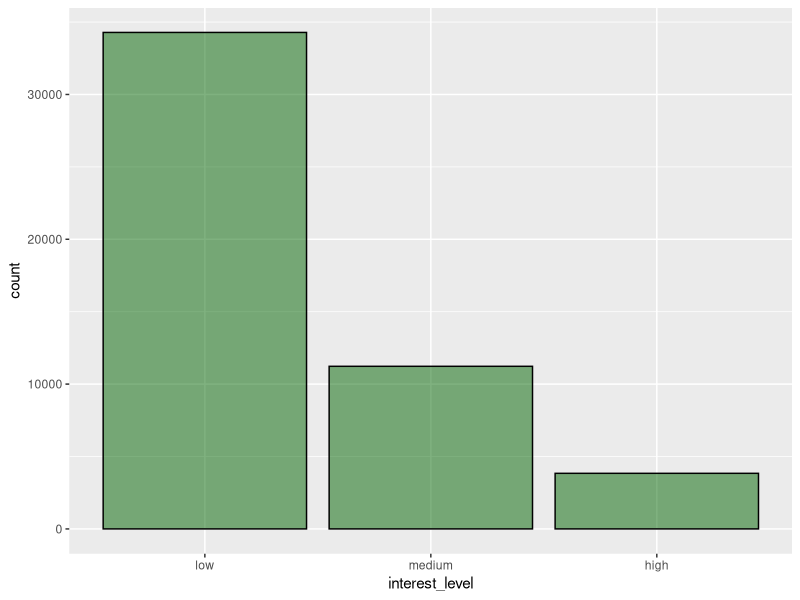
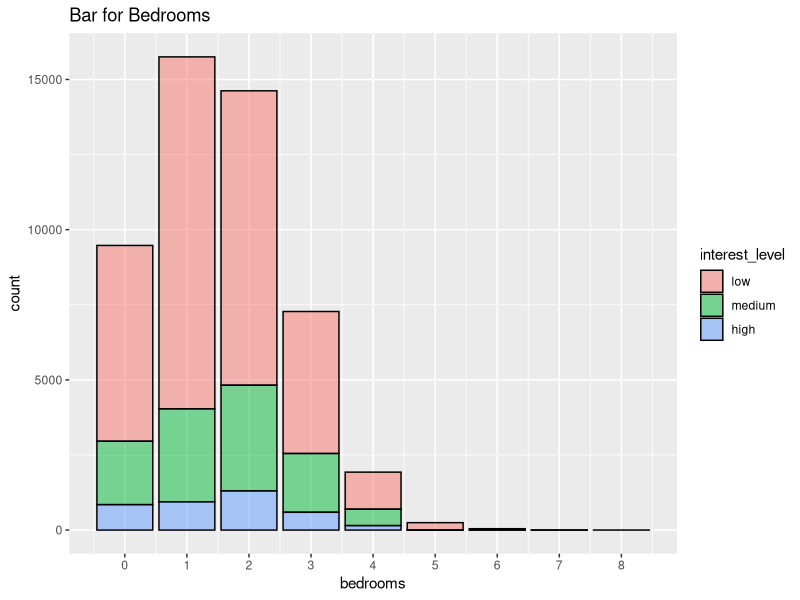
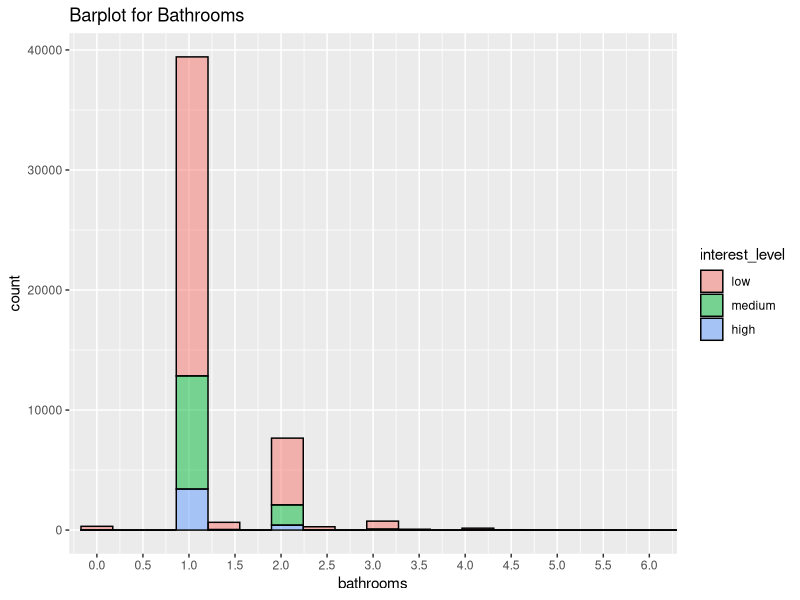
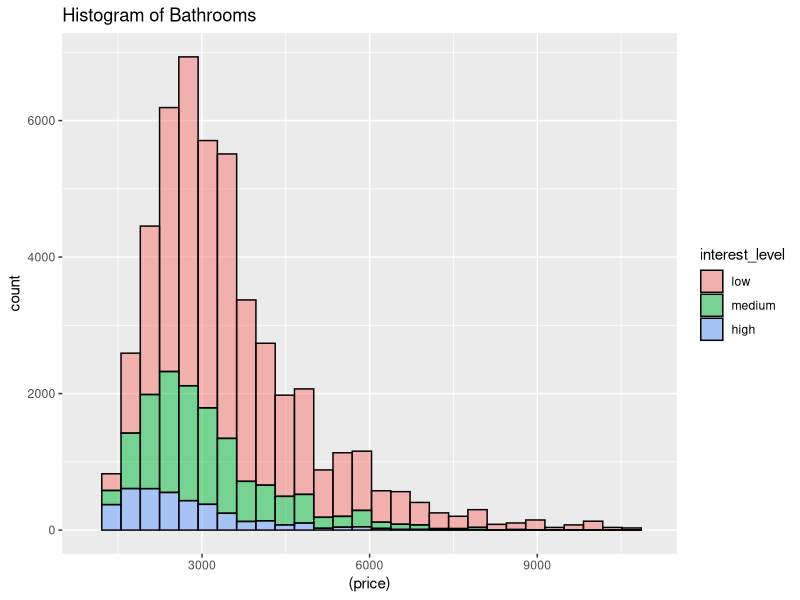
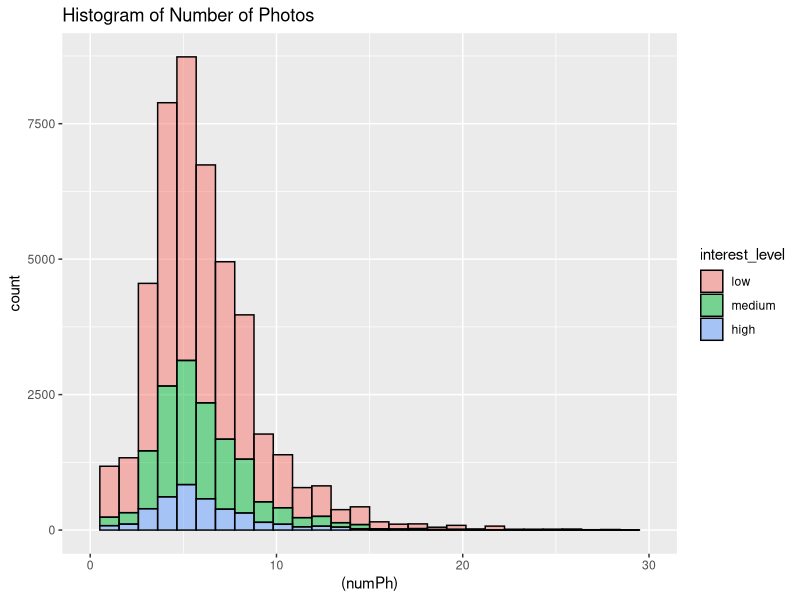
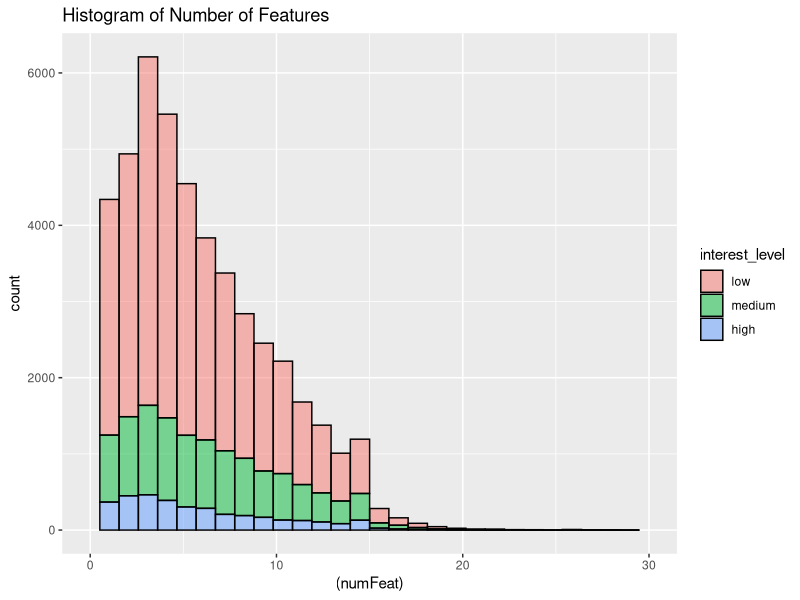
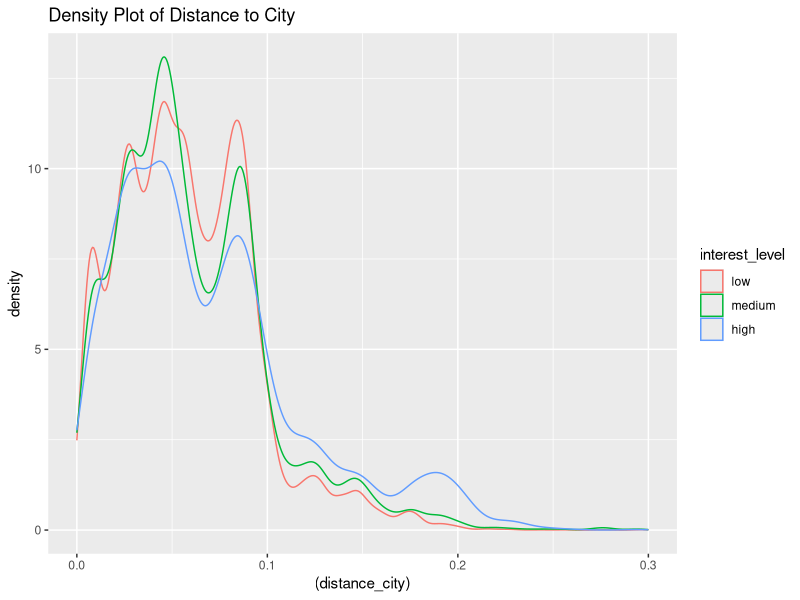
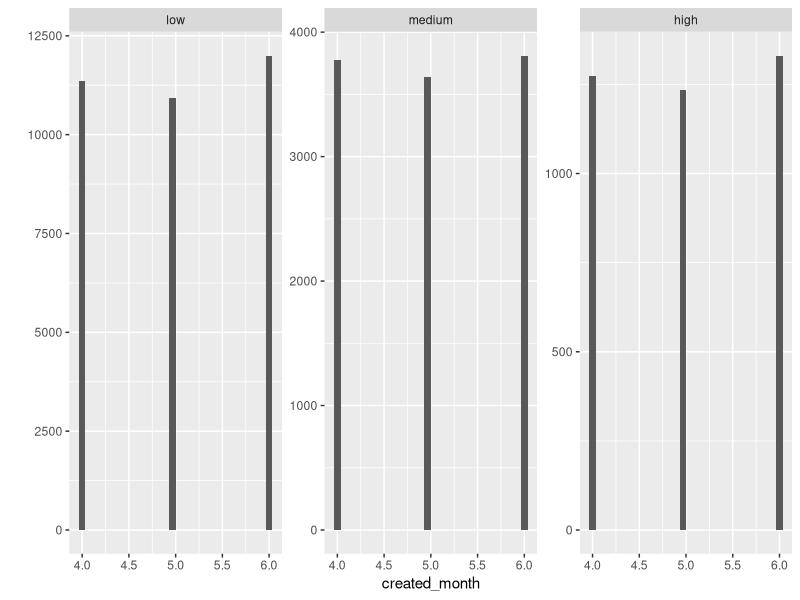

Recreate these plots in R, in order.
library(nnet)
library(ggplot2)
library(lattice)

# train_base <- read.csv('../processed_data/train_baseline11_v2.csv',header = TRUE)
# train_base_add <- read.csv('../processed_data/train_baselineNEW.csv',header = TRUE)
train_base <- read.csv('../../processed_data/train_baselineCLEAN.csv',header = TRUE)
# train_base <- merge(train_base, train_base_add)
str(train_base)

# reorder interest levels
train_base$interest_level <- factor(train_base$interest_level, 
                                    levels = c("low", "medium", "high"))

# plot the distribution of interest level
ggplot(aes (x = interest_level), data = train_base) + 
  geom_bar(color = 'black', fill = "darkgreen", alpha = 0.5)
# ggsave("../Plots/Interest Level Distribution.png",width = 21, height = 20, units = 'cm')

# univariate 
# bedrooms
summary(train_base$bedrooms)
with(train_base, table(interest_level, bedrooms))

by(train_base$bedrooms, train_base$interest_level, summary)
ggplot(aes(x = bedrooms), data = train_base, binwidth = 1) + 
  geom_bar(color = 'black', aes(fill= interest_level), alpha = .5) +
  labs(title="Bar for Bedrooms") + scale_x_continuous(breaks=seq(0, 8, 1))
# ggsave("../Plots/Barplot of Bedrooms.png", width = 21, height = 20, units = 'cm')

# bathrooms
# outlier detection
train_base[which(train_base$bathrooms>2*train_base$bedrooms & train_base$bedrooms!=0), 2:3]

#        bedrooms bathrooms
# 2076         1       3.0
# 3088         1       3.0
# 4422         2      10.0
# 5385         1       3.0
# 13960        1       3.0
# 15422        1       4.5
# 24365        1       3.0
# 24695        1       3.0
# 24737        1       3.0
# 28838        1       3.0
# 33076        1       3.0
# 39257        1       3.0
# 41658        1       3.0
# 41744        1       2.5
# 45907        1       3.0
# 46689        1       2.5
# 47733        1       3.0
# 47935        1       3.0

by(train_base$bathrooms, train_base$interest_level, summary)
with(train_base, table(interest_level, bathrooms))

summary(train_base$bathrooms)

ggplot(aes(x = bathrooms), data = train_base) + 
  geom_histogram(color = 'black', aes(fill= interest_level), alpha = .5 )+
  labs(title="Barplot for Bathrooms") + coord_cartesian(xlim = c(0,6)) +
  scale_x_continuous(breaks=seq(0, 6, 0.5))
# ggsave("Barplot of Bathrooms.png", width = 21, height = 20, units = 'cm')

# price
by(train_base$price, train_base$interest_level, summary)
summary(train_base$price)
ggplot(train_base, aes(x=(price))) + 
  geom_histogram(color = 'black', aes(fill=interest_level), alpha = .5) + 
  xlim(c(1000,11000)) + labs(title = "Histogram of Bathrooms")
# ggsave("Histogram of Bathrooms.png", width = 21, height = 20, units = 'cm')


# number of photos
by(train_base$numPh, train_base$interest_level, summary)
summary(train_base$numPh)
ggplot(train_base, aes(x=(numPh)), binwidth = 1) + 
  geom_histogram(color = 'black', aes(fill=interest_level), alpha = .5) + xlim(c(0, 30)) +
  labs(title = "Histogram of Number of Photos")
# ggsave("Histogram of NumPhoto.png", width = 21, height = 20, units = 'cm')

# number of features
by(train_base$numFeat, train_base$interest_level, summary)
summary(train_base$numFeat)
ggplot(train_base, aes(x=(numFeat))) + 
  geom_histogram(color = 'black', aes(fill=interest_level), alpha = .5) + xlim(c(0,30)) +
  labs(title = "Histogram of Number of Features")

# ggsave("Histogram of NumFeatures.png", width = 21, height = 20, units = 'cm')


# distance to city
by(train_base$distance_city, train_base$interest_level, summary)

summary(train_base$distance_city)
ggplot(train_base, aes(x=(distance_city), colour = interest_level) ) + 
  geom_density() + xlim(c(0,0.3)) +
  labs(title = "Density Plot of Distance to City")
# ggsave("Density Plot of Distance to City.png", width = 21, height = 20, units = 'cm')


# created month
by(train_base$created_month, train_base$interest_level, summary)
qplot(created_month, data = train_base) + facet_wrap( ~ interest_level, scales = "free_y")

# created at weekend
by(train_base$weekend, train_base$interest_level, summary)
qplot(weekend, data = train_base) + facet_wrap( ~ interest_level, scales = "free_y")

# created hour
ggplot(aes(x = created_hour), data = train_base) + geom_bar(aes(fill = interest_level)) +
  scale_x_continuous(breaks=seq(0, 23, 1)) + labs(title = "Barplot of Created Hour")
ggsave("/Barplot of Created Hour.png", width = 40, height = 20, units = 'cm')

# time of day created
ggplot(aes(x = time_ofday), data = train_base) + geom_bar(aes(fill = interest_level)) +
  labs(title = "Barplot of Time of Day")
ggsave("Barplot of Time of Day.png", width = 40, height = 20, units = 'cm')

# Result shows that created_hour might effect the interest

# price and number of bedrooms
library(dplyr)
bedroom_group <- group_by(train_base, bedrooms)

train_base.price_by_bd <- train_base %>%
  group_by(bedrooms) %>%
  summarise(price_mean = mean(price),
            price_median = median(price), 
                            #number of users
            n = n())  %>%
  arrange(bedrooms)
head(train_base.price_by_bd)

# price and number of bathroom
bathroom_group <- group_by(train_base, bathrooms)

train_base.price_by_bath <- train_base %>%
  group_by(bathrooms) %>%
  summarise(price_mean = mean(price),
            price_median = median(price), 
            #number of users
            n = n())  %>%
  arrange(bathrooms)
head(train_base.price_by_bath)

library(corrplot)
# print the coefficients
cor(train_base$interest_level_num, train_base$bedrooms)
cor(train_base$interest_level_num, train_base$bathrooms)
cor(train_base$interest_level_num, train_base$weekend)

table(train_base$interest_level_num, as.factor(train_base$weekend))

#   FALSE  TRUE
# 1 26080  8204
# 2  8800  2429
# 3  2978   861
# FALSE is weekday 
# TRUE is for weekend




# 
# histogram(~bathrooms+bedrooms | interest_level, train_base)

# ------finished EDA----------

